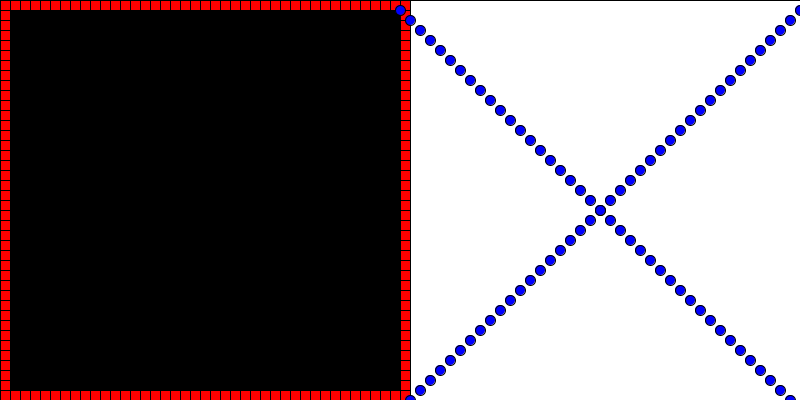
Frame 1 (no input)
Frame 60 (the mouse pressed at the canvas centre just before this capture): identical to frame 1, image omitted
Frame 120 (the mouse held since frame 60 and released just before this capture): identical to frame 1, image omitted

The Processing sketch that drew this single still picture (run headless with seeded random() and noise(); from frame 60 on, the mouse is pressed at the canvas centre):

// Processing sketch: processing_136623
// ── processing_136623.pde

float posX,posY,posY1;

void setup(){
size(800,400);
}



void draw(){
prepareWindow();
whileLoopPattern();
forLoopPattern();
}

void prepareWindow(){
fill(0);
rect(0,0,400,400);
fill(255);
rect(400,0,400,400);
}

void whileLoopPattern(){
 int posX=0;
 int posY=0;
 while(posX<width/2) {
   fill(255,0,0);
   rect(posX,0,10,10);
   rect(posX,height-10,10,10);
   posX= posX+10;
 } 
 while(posY<height) {
   fill(255,0,0);
   rect(0,posY,10,10);
   rect(width/2,posY,10,10);
   posY= posY+10;
 } 
}

void forLoopPattern(){
  fill(0,0,255);
  int posY=0;
  for(int posX=width/2; posX<width; posX=posX+10){
    posY=posY+10;
    ellipse(posX,posY,10,10);
     ellipse(width-posX+width/2,posY,10,10);
  }

  
}
